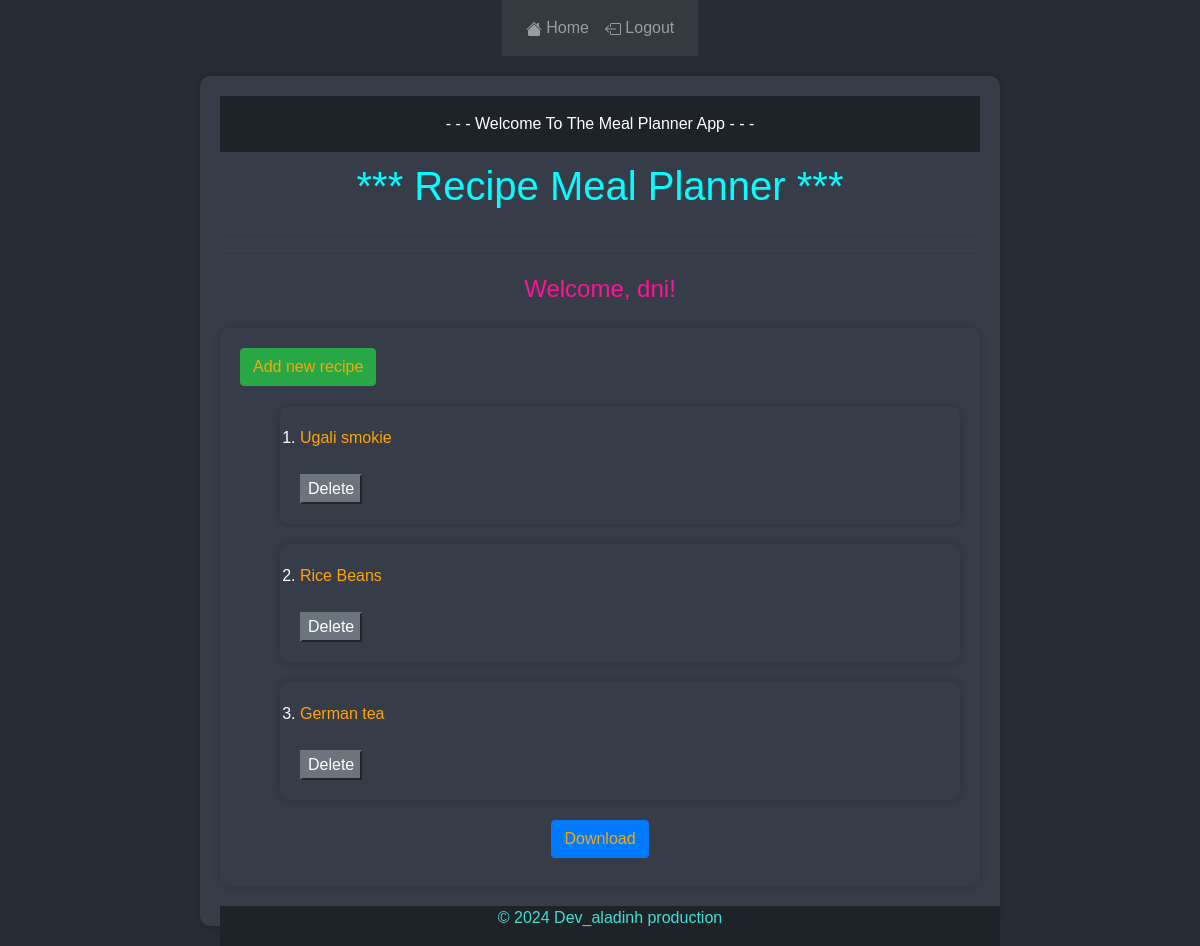
The page / (signed in) on the database as committed earlier.
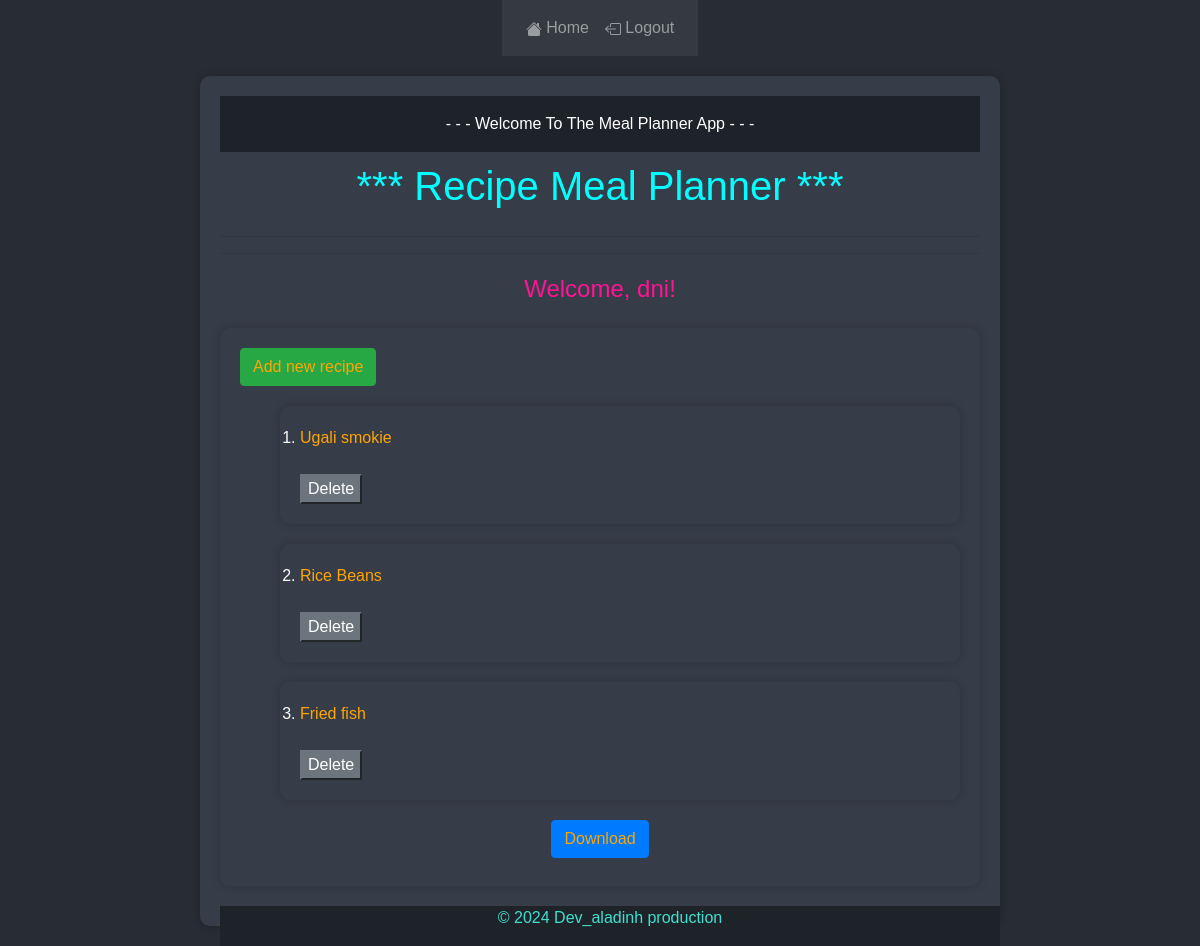
The same page on the database as committed later.
### recipe/models.py (models this page shows, shortened)
class Recipe(models.Model):
    user = models.ForeignKey(User, on_delete=models.CASCADE)
    name = models.CharField(max_length=200)
    ingredients = models.TextField()
    instructions = models.TextField()

### recipe/views.py (the view)
# urls.py: path('', views.home, name='home'),
@login_required
def home(request):
    recipes = Recipe.objects.filter(user=request.user)
    return render(request, 'home.html', {'recipes': recipes})

### recipe/templates/home.html (shortened to what this page needs)
{% extends 'base.html' %}
{% block content %}
<!DOCTYPE html>
<html lang="en">
<head>
</head>
<body>
    <section>
        <header>- - - Welcome To The Meal Planner App - - -</header>
        <h1 align="center">*** Recipe Meal Planner ***</h1>
        <hr><hr>
        {% if user.is_authenticated %}
            <h4 align="center">Welcome, {{ user.username }}!</h4>
            <section>
                <button class="btn btn-success"><a href="{% url 'recipe_new' %}">Add new recipe</a></button>
                <ol>
                    {% for recipe in recipes %}
                        <section>
                            <li>
                                <a href="{% url 'recipe_edit' recipe.pk %}">{{ recipe.name }}</a>
                                <form action="{% url 'recipe_delete' recipe.pk %}" method="POST">
                                    <br>
                                    <button class="btn-secondary" type="submit">Delete</button>
                                </form>
                            </li>
                        </section>
                    {% endfor %}
                </ol>
                <h6 align="center"><button class="btn btn-primary"><a href="{% url 'generate_pdf' %}">Download</a></button></h4>
            </section>
        {% endif %}
        <footer>
            <p>&copy; 2024 Dev_aladinh production</p>
        </footer>
    </section>
</body>
</html>
{% endblock %}

### recipe/templates/base.html (shortened to what this page needs)
<!DOCTYPE html>
<html>
  <head>
    <link
      rel="stylesheet"
      href="https://stackpath.bootstrapcdn.com/bootstrap/4.4.1/css/bootstrap.min.css"
>
    <link
      rel="stylesheet"
      href="https://stackpath.bootstrapcdn.com/font-awesome/4.7.0/css/font-awesome.min.css"
>
  </head>
  <body>
    <nav class="navbar navbar-expand-lg navbar-dark bg-dark">
      <div class="collapse navbar-collapse" id="navbar">
        <div class="navbar-nav">
            <a class="nav-item nav-link" id="home" href="/">    Home</a>
            <a class="nav-item nav-link" href="{% url 'logout' %}">       Logout</a>
        </div>
      </div>
    </nav>
    <div class = "container">
      {% block content %}
      {% endblock %}
    </div>
  </body>
</html>

### recipe/templates/home.html (style rules this page uses)
body { display: flex; font-family: 'Arial', sans-serif; margin: 0; padding: 0; background-color: #282c35; color: #fff; align-items: center; flex-direction: column; text-align: left; }
header { background-color: #1e2229; text-align: center; padding: 1em; }
section { max-width: 800px; margin: 20px auto; padding: 20px; background-color: #373c49; box-shadow: 0 0 10px rgba(0, 0, 0, 0.2); border-radius: 10px; }
footer { background-color: #1e2229; text-align: center; color: turquoise; padding: 0em 0; position: fixed; bottom: 0; width: 65%; }
a { color: orange; }
h1, h2 { line-height: 1.7; color: aqua; }
h3, h4, h5 { line-height: 1.6; color: #FF1493; }

Rows that differ between the two databases and show on the page:
removed Recipe: name "German tea"
added Recipe: name "Fried fish"
